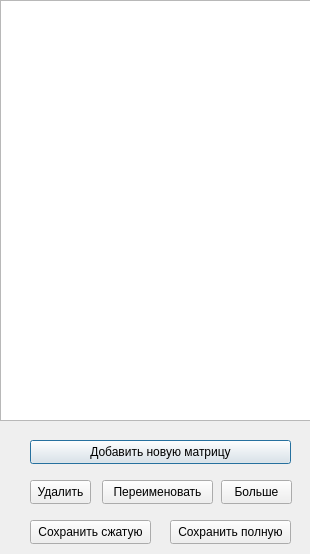
<?xml version="1.0" encoding="UTF-8"?>
<ui version="4.0">
 <class>explorer</class>
 <widget class="QDialog" name="explorer">
  <property name="windowModality">
   <enum>Qt::WindowModal</enum>
  </property>
  <property name="geometry">
   <rect>
    <x>0</x>
    <y>0</y>
    <width>310</width>
    <height>554</height>
   </rect>
  </property>
  <property name="sizePolicy">
   <sizepolicy hsizetype="Fixed" vsizetype="Fixed">
    <horstretch>0</horstretch>
    <verstretch>0</verstretch>
   </sizepolicy>
  </property>
  <property name="minimumSize">
   <size>
    <width>310</width>
    <height>554</height>
   </size>
  </property>
  <property name="maximumSize">
   <size>
    <width>310</width>
    <height>554</height>
   </size>
  </property>
  <property name="windowTitle">
   <string>Проводник</string>
  </property>
  <property name="modal">
   <bool>true</bool>
  </property>
  <widget class="QPushButton" name="btnAdd">
   <property name="geometry">
    <rect>
     <x>30</x>
     <y>440</y>
     <width>261</width>
     <height>24</height>
    </rect>
   </property>
   <property name="text">
    <string>Добавить новую матрицу</string>
   </property>
  </widget>
  <widget class="QWidget" name="verticalLayoutWidget">
   <property name="geometry">
    <rect>
     <x>0</x>
     <y>0</y>
     <width>311</width>
     <height>421</height>
    </rect>
   </property>
   <layout class="QVBoxLayout" name="verticalLayout">
    <property name="sizeConstraint">
     <enum>QLayout::SetDefaultConstraint</enum>
    </property>
    <property name="topMargin">
     <number>0</number>
    </property>
    <item>
     <widget class="QListWidget" name="listWidget">
      <property name="sizePolicy">
       <sizepolicy hsizetype="Preferred" vsizetype="Preferred">
        <horstretch>0</horstretch>
        <verstretch>0</verstretch>
       </sizepolicy>
      </property>
      <property name="font">
       <font>
        <family>Impact</family>
        <pointsize>20</pointsize>
       </font>
      </property>
      <property name="autoFillBackground">
       <bool>true</bool>
      </property>
      <property name="frameShape">
       <enum>QFrame::StyledPanel</enum>
      </property>
      <property name="isWrapping" stdset="0">
       <bool>false</bool>
      </property>
      <property name="resizeMode">
       <enum>QListView::Adjust</enum>
      </property>
      <property name="spacing">
       <number>8</number>
      </property>
      <property name="uniformItemSizes">
       <bool>false</bool>
      </property>
     </widget>
    </item>
   </layout>
  </widget>
  <widget class="QPushButton" name="btnRemove">
   <property name="geometry">
    <rect>
     <x>30</x>
     <y>480</y>
     <width>61</width>
     <height>24</height>
    </rect>
   </property>
   <property name="text">
    <string>Удалить</string>
   </property>
  </widget>
  <widget class="QPushButton" name="btnRename">
   <property name="geometry">
    <rect>
     <x>102</x>
     <y>480</y>
     <width>111</width>
     <height>24</height>
    </rect>
   </property>
   <property name="text">
    <string>Переименовать</string>
   </property>
  </widget>
  <widget class="QPushButton" name="btnMoreinf">
   <property name="geometry">
    <rect>
     <x>221</x>
     <y>480</y>
     <width>71</width>
     <height>24</height>
    </rect>
   </property>
   <property name="text">
    <string>Больше</string>
   </property>
  </widget>
  <widget class="QPushButton" name="btnSpareSave">
   <property name="geometry">
    <rect>
     <x>30</x>
     <y>520</y>
     <width>121</width>
     <height>24</height>
    </rect>
   </property>
   <property name="text">
    <string>Сохранить сжатую</string>
   </property>
  </widget>
  <widget class="QPushButton" name="btnFullSave">
   <property name="geometry">
    <rect>
     <x>170</x>
     <y>520</y>
     <width>121</width>
     <height>24</height>
    </rect>
   </property>
   <property name="text">
    <string>Сохранить полную</string>
   </property>
  </widget>
 </widget>
 <resources/>
 <connections/>
</ui>
